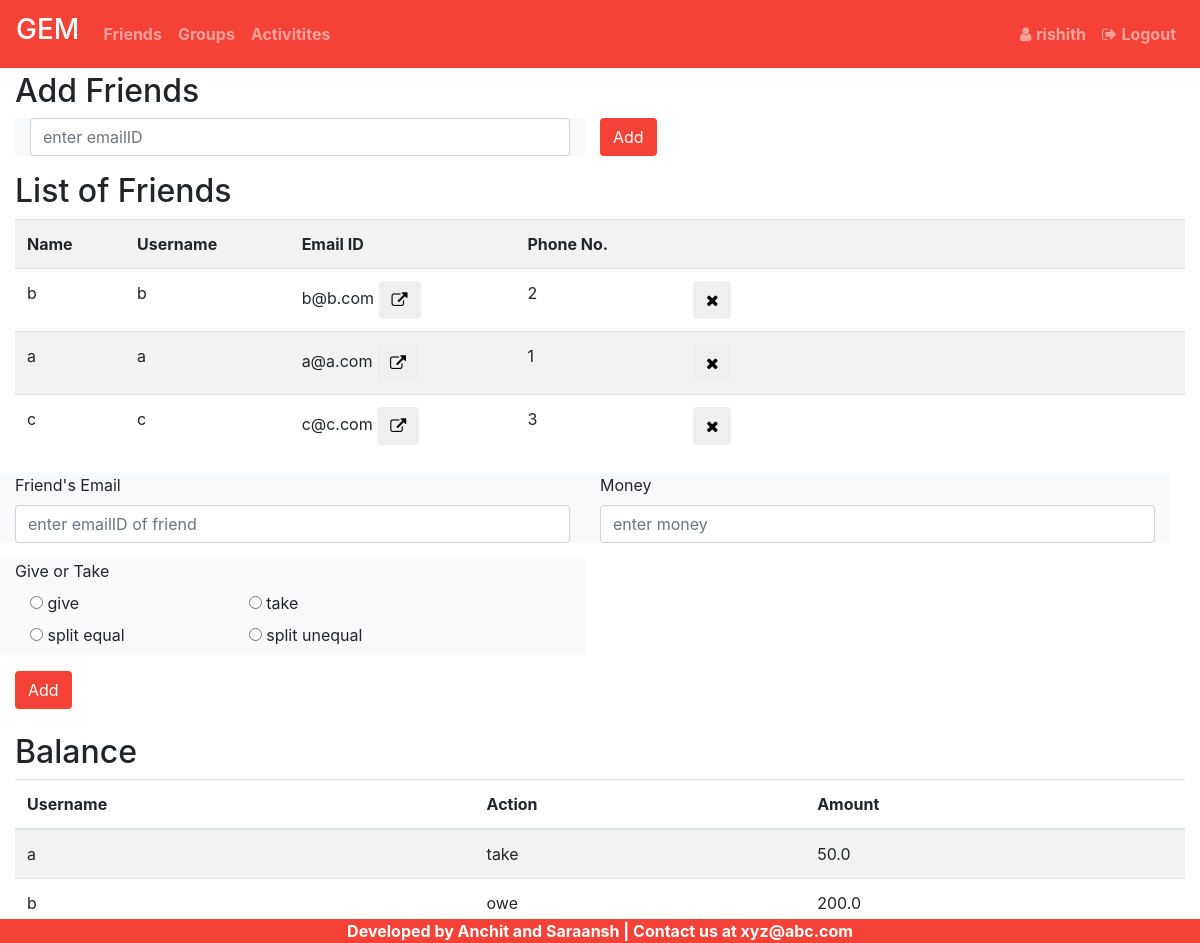
The app's page /friends/infinity (signed in) with its own data.
### gem/models.py (models this page shows, shortened)
class User(UserMixin,db.Model):
	id=db.Column(db.Integer,primary_key=True)
	name=db.Column(db.String(100),index=True)
	username=db.Column(db.String(100),index=True,unique=True)
	email=db.Column(db.String(150),index=True,unique=True)
	pno=db.Column(db.String(20),index=True,unique=True)
	password=db.Column(db.String(100))
	city=db.Column(db.String(50))
	dob = db.Column(db.Date)
	gender = db.Column(db.String)
	friends=db.relationship('User',
		secondary=friends,
		primaryjoin=(friends.c.userID==id),
		secondaryjoin=(friends.c.friendID==id),
		lazy='dynamic'
	)

class Balance(db.Model):
	id=db.Column(db.Integer,primary_key=True)
	payerID=db.Column(db.Integer,db.ForeignKey('user.id'))
	receiverID=db.Column(db.Integer,db.ForeignKey('user.id'))
	balance=db.Column(db.Float)
	timestamp=db.Column(db.DateTime,index=True,default=datetime.utcnow)
	payer=db.relationship('User',foreign_keys=payerID,backref=db.backref('pay', lazy='dynamic'))
	receiver=db.relationship('User',foreign_keys=receiverID	,backref=db.backref('receive', lazy='dynamic'))

### gem/routes.py (the view, shortened to what this page needs)
@gem.route('/friends/<username>',methods=['GET','POST'])
@login_required
def friends(username=None):
	del mem_list[:]
	val=0
	if username is None:
		flash('Please login to proceed.')
		return redirect(url_for('login'))
	elif username!=current_user.username:
		flash('Access Denied 6')
		return redirect(url_for('friends',username=current_user.username))
	else:
		user=User.query.filter_by(username=username).first()
		form=AddFriendForm()
		form2=AddTransactionForm()
		form3=SettleUpForm()
		form_unfriend=UnfriendForm()
		form_unequal=SplitUnequalForm()
		if form.addf.data :
			return redirect(url_for('friends',username=current_user.username))
		elif form2.addt.data:
			return redirect(url_for('friends',username=current_user.username))
		else:
			return render_template('friends.html',form=form,form2=form2,form3=form3,form_unfriend=form_unfriend,user=user,val=0,form_unequal=form_unequal)

### gem/forms.py
class AddFriendForm(FlaskForm):
	email=StringField('Add Friend',validators=[DataRequired(),Email()])
	addf=SubmitField('Add')

class AddTransactionForm(FlaskForm):
	friend=StringField("Friend's Email",validators=[DataRequired(),Email()])
	money=FloatField("Money",validators=[DataRequired()])
	direction=RadioField('Give or Take',choices=[('1','give'),('0','take'),('2','split equal'),('3','split unequal')],validators=[DataRequired()])
	temp=FloatField('temp',validators=[Optional()])
	addt=SubmitField('Add')

### gem/models.py (called while the page is built)
@login.user_loader
def userloader(id):
	return User.query.get(int(id))

### gem/templates/friends.html (shortened to what this page needs)
{% extends "base3.html" %}
{% block content %}
<br><br><br>
<div class="container-fluid">
<h2>Add Friends</h2>
<form action="" method="post">
	<div class="row container-fluid">
		<div class="form-group bg-light col-sm-6">
			{{ form.email(placeholder="enter emailID",class="form-control")}}
		</div>
		<div class="col-sm-6">{{form.addf(class="btn" ,style="background-color:#f44336;color:white" ,value="Add")}}</div>
	</div>
</form>
</div>
<div class="container-fluid">
<h2>List of Friends</h2>
	<table class="table table-striped">
		<tr>
			<th>Name</th>
			<th>Username</th>
			<th>Email ID</th>
			<th>Phone No.</th>
			<th></th>
		</tr>
		{% for f in user.friends.all() %}
		<tr>
			<td>{{ f.name }}</td>
			<td>{{ f.username }}</td>
			<td>{{ f.email }} <button class="btn" id="transfer" data-email="{{f.email}}"><i class="fa fa-external-link" aria-hidden="true"></i></button></td>
			<td>{{ f.pno }}	</td>
			<td><form action="{{url_for('unfriend')}}" method="POST">
				<button class="btn" type="submit" id="unfriend" data-userdelete="{{f.username}}" name="{{user.username}}"><i class="fa fa-times" aria-hidden="true"></i></button>
				{{form_unfriend.unfriend_id(id="unfriend_id",style="border:none;border-color:transparent;background-color:transparent")}}
			</form></td>
		</tr>
		{% endfor %}
	</table>
</div>
<form action="" method="post">
	<div class="row container-fluid">
		<div class="form-group bg-light col-sm-6">
			{{ form2.friend.label }}
			{{ form2.friend(placeholder="enter emailID of friend",id="friend_id",class="form-control")}}
		</div>
		<div class="form-group bg-light col-sm-6">
			{{ form2.money.label }}
			{{ form2.money(placeholder="enter money",class="form-control")}}
		</div>
		<div class="form-group bg-light col-sm-6">
			{{ form2.direction.label }}
			<div class="row container-fluid">
			{% for i in form2.direction %}
			<div class="col-sm-5"> {{i(Onclick="Show_unequal(this)")}} {{ i.label }}</div>
			{% endfor %}
			<div class="col-sm-1">
				{{form2.temp(id="store_amount",style="border:none;border-color:transparent;background-color:transparent")}}
			</div>
			</div>
		</div>
		<div class="col-sm-12">{{form2.addt(class="btn" ,style="background-color:#f44336;color:white" ,value="Add",id="bill")}}</div>
	</div>
</form>
<br>
<div class="container-fluid">
	<h2>Balance</h2>
	<table class="table table-striped">
		<thead>
			<tr>
				<th>Username</th>
				<th>Action</th>
				<th>Amount</th>
			</tr>
		</thead>
		<tbody>
			{% for i in user.receive.all() %}
			<tr data-payer="{{i.payer.username}}" data-receiver="{{user.username}}" data-amount="{{i.balance}}" data-time={{i.timestamp}}>
				<td>{{i.payer.username}}</td>
				<td>take</td>
				<td>{{i.balance}}</td>
			</tr>
			{% endfor %}
			{% for i in user.pay.all() %}
			<tr data-payer="{{user.username}}"" data-receiver="{{i.receiver.username}}" data-amount="{{i.balance}}" data-time={{i.timestamp}}>
				<td>{{i.receiver.username}}</td>
				<td>owe</td>
				<td>{{i.balance}}</td>
			</tr>
			{% endfor %}
		</tbody>
	</table>
</div>
{% endblock %}

### gem/templates/base3.html (shortened to what this page needs)
<!DOCTYPE html>
<html>
<head>
	<link rel="stylesheet" href="https://maxcdn.bootstrapcdn.com/bootstrap/4.0.0/css/bootstrap.min.css">
	<link href="https://maxcdn.bootstrapcdn.com/font-awesome/4.7.0/css/font-awesome.min.css" rel="stylesheet">
</head>
<body>
		<nav class="navbar navbar-expand-sm navbar-dark fixed-top" style="background-color: #f44336">
		<div class="navbar-brand"><strong><h3>GEM</h3></strong></div>
		<div class="collapse navbar-collapse" id="nav-content">
			<ul class="navbar-nav">
				<li class="nav-item">
					<a href="{{url_for('friends',username=user.username)}}"><div class="nav-link"> <strong>Friends</strong> </div></a>
				</li>
				<li class="nav-item">
					<a href="{{url_for('groups',username=user.username)}}"><div class="nav-link"> <strong>Groups</strong> </div></a>
				</li>
				<li class="nav-item">
					<a href="{{url_for('activity',username=user.username)}}"><div class="nav-link"> <strong>Activitites</strong> </div></a>
				</li>
			</ul>
		</div>
		<div class="collapse navbar-collapse justify-content-end" id="nav-content1">
			<ul class="navbar-nav">
				<li class="nav-item">
					<a href="{{url_for('profile',name=user.username)}}"><div class="nav-link"><span class="fa fa-user"></span> <strong>{{user.name}}</strong> </div></a>
				</li>
				<li class="nav-item"><a class="nav-link" href="{{url_for('logout')}}"><span class="fa fa-sign-out"></span> <strong>Logout</strong></a></li>
			</ul>
		</div>
	</nav>
	{% block content %}
	{% endblock %}
	<div class="container-fluid fixed-bottom" style="background-color: #f44336;">
		<div class="text-center font-weight-bold" style="color: white">Developed by Anchit and Saraansh | Contact us at xyz@abc.com</div>
	</div>
</body>
</html>

### records on screen
User: name "rishith"
User: name "b", username "b", email "b@b.com", pno "2"
User: name "a", username "a", email "a@a.com", pno "1"
User: name "c", username "c", email "c@c.com", pno "3"
Balance: payer.username "a", balance "50.0"
Balance: receiver.username "b", balance "200.0"

### other values on screen
{{ i.label }} "give" "take" "split equal" "split unequal"
